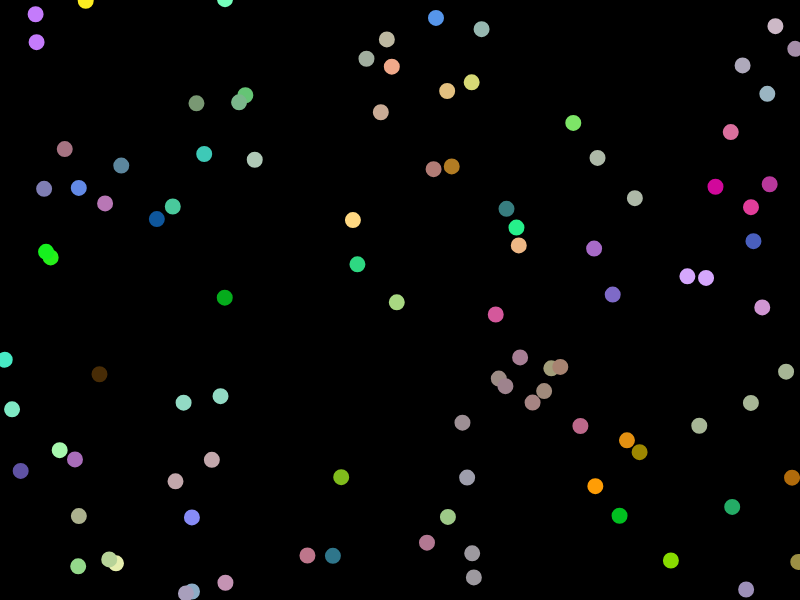
Frame 1 (no input)
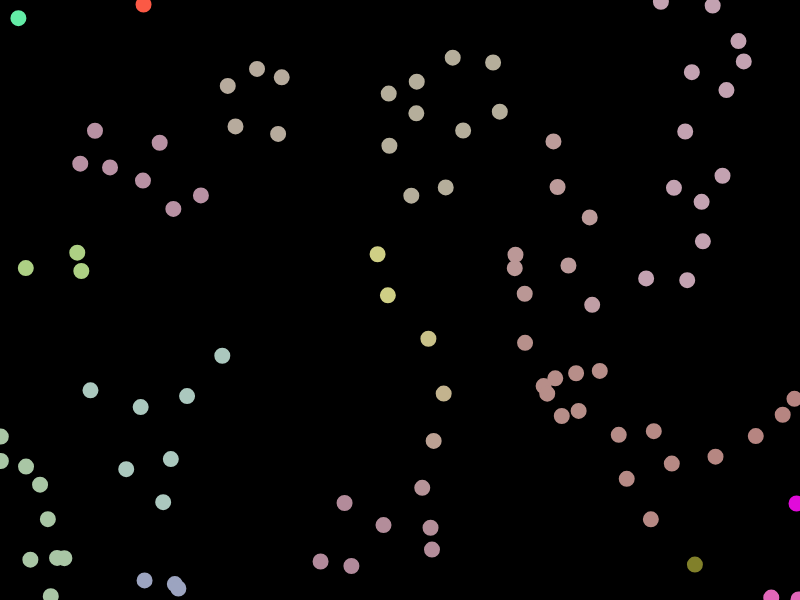
Frame 60 (no input)
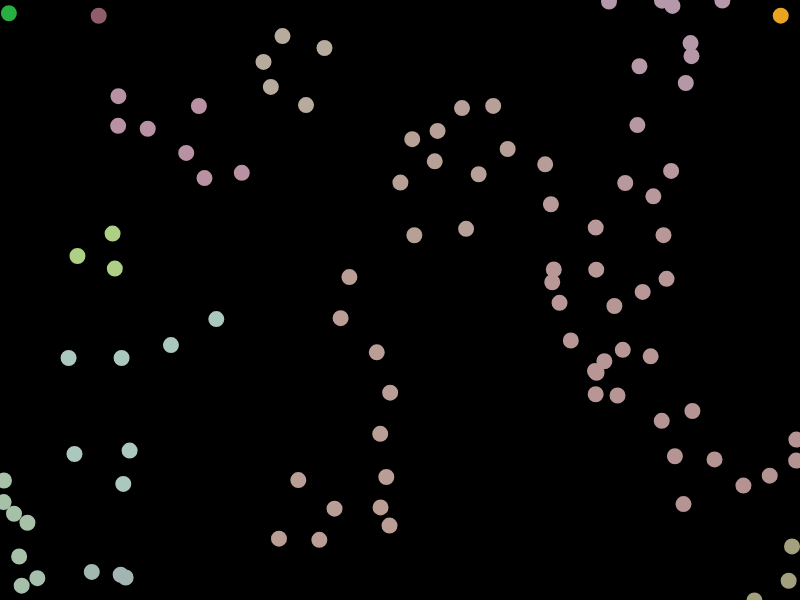
Frame 120 (the mouse pressed at the canvas centre since frame 60)

The p5.js sketch that drew these frames (run headless with seeded random() and noise() and a simulated clock; from frame 60 on, the mouse is pressed at the canvas centre):

// p5.js sketch
// ── sketch.js
const flocks=[];

let w = 800;
let h = 600;
let slidex = 160;
let alignSlider, cohesionSlider, separationSlider, perceptionSlider, maxSpeedSlider, maxForceSlider;
let perception = 50;
let maxForce = 0.2 ;
let maxSpeed = 1;
class Boid
  {
    constructor()
    {
      this.position = createVector(random(width),random(height));
      this.velocity = p5.Vector.random2D();
      this.velocity.setMag(random(1.5,2.5));
      this.accl = createVector();
      //this.maxForce = 0.2;
      //this.maxSpeed = 1;
      this.color = [random(0,255),random(0,255),random(0,255)];
    }
    
    align(boids)
    {
      //let perception = 50;
      let steering = createVector();
      let cohesion = createVector();
      let separation = createVector();
      let avr = 0;
      let avg = 0;
      let avb = 0;
      let total = 0;
      for (let other of boids)
        {
          let d = dist(this.position.x,this.position.y,other.position.x,other.position.y);
          if(d < perception && other !=this )
          {
            let diff = p5.Vector.sub(this.position,other.position);
            diff.div(d);
            steering.add(other.velocity);
            cohesion.add(other.position);
            separation.add(diff);
            avr+= other.color[0];
            avg+= other.color[1];
            avb+= other.color[2];
            total++;
          }
        }
      if(total > 0)
        {
          separation.div(total);
       separation.setMag(maxSpeed);
          separation.sub(this.velocity);
          separation.limit(maxForce);
          
          cohesion.div(total);
          cohesion.sub(this.position);
          cohesion.setMag(maxSpeed);
          cohesion.sub(this.velocity);
          cohesion.limit(maxForce);
          
          steering.div(total);
          steering.setMag(maxSpeed);
          steering.sub(this.velocity);
          steering.limit(maxForce);
          
          avr = avr/total;
          avg = avg/total;
          avb = avb/total;
        }
        let vals = [steering,cohesion,separation,avr,avg,avb];
        return vals;
    }
    
    flock(boids)
    {
      let vals = this.align(boids);
      
      let steering = vals[0];
      let cohesion = vals[1];
      let separation = vals[2];
      
      separation.mult(separationSlider.value());
      steering.mult(alignSlider.value());
      cohesion.mult(cohesionSlider.value());
      this.accl.add(steering);
     this.accl.add(cohesion);
      this.accl.add(separation);
      this.color[0] = vals[3] > 140 ? vals[3] : random(255);
      this.color[1] = vals[4] > 100 ? vals[4] : random(255);
      this.color[2] = vals[5] > 100 ? vals[5] : random(255);
    }
    
    edges()
    {
      if (this.position.x > width)
        this.position.x = 0;
      else if (this.position.x < 0)
        this.position.x = width;
      
      if (this.position.y > height)
        this.position.y = 0;
      else if (this.position.y < 0)
        this.position.y = height;
    }
    
    show()
    {
      stroke(this.color[0],this.color[1],this.color[2]);
      strokeWeight(8);
      //stroke(255);
      ellipse(this.position.x,this.position.y,8);
    }
    
    update()
    {
       this.position.add(this.velocity);
       this.velocity.add(this.accl);
       this.velocity.limit(this.maxSpeed);
      this.accl.mult(0);
    }

  }


function setup() {
  
  createCanvas(w, h);
  buttonA = createButton("Align");
  buttonA.position(slidex-140,h+20)
  buttonC = createButton("Cohesion");
  buttonC.position(slidex-140,h+40)
  buttonS = createButton("Separation");
  buttonS.position(slidex-140,h+60)
  buttonP = createButton("Perception Radius");
  buttonP.position(slidex-140,h+80)
  buttonSpeed = createButton("MaxSpeed");
  buttonSpeed.position(slidex-140,h+100)
  buttonForce = createButton("MaxForce");
  buttonForce.position(slidex-140,h+120)
  alignSlider = createSlider(0,5,1,0.1);
  alignSlider.position(slidex,h+20);
  cohesionSlider = createSlider(0,5,1,0.1);
  cohesionSlider.position(slidex,h+40);
  separationSlider = createSlider(0,5,1,0.1);
  separationSlider.position(slidex,h+60);
  perceptionSlider = createSlider(10,100,60);
  perceptionSlider.position(slidex,h+80);
  maxSpeedSlider = createSlider(0.1,5,1,0.1);
  maxSpeedSlider.position(slidex,h+100);
  maxForceSlider = createSlider(0.1,1,0.2,0.1);
  maxForceSlider.position(slidex,h+120);
  for(i=0;i<100;i++)
  {
    flocks.push(new Boid());
  }
}

function draw() {
  background(0);
  perception = perceptionSlider.value();
  maxSpeed = maxSpeedSlider.value();
  maxForce = maxForceSlider.value();
  //stroke(random(0,255),random(0,255),random(0,255));
  for(let boid of flocks)
    {
      boid.edges();
      boid.flock(flocks);
      boid.update();
      boid.show();
      //print(boid.color);
    }
  
}
